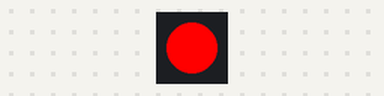
A program run on a simulated Raspberry Pi Pico running MicroPython. Shown: 1 RGB LEDs in strip order, left to right.

Above: at 0.15 s.
At 9.6 s:
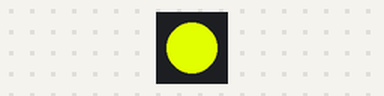
At 19.97 s:
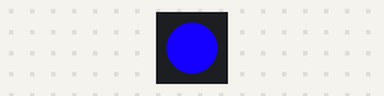
At 39.8 s:
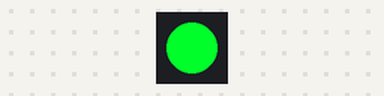
Timing chart, 0 to 40.0 s (numbered marks = the images above):
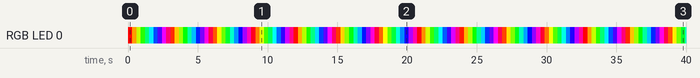

Measured:
- by itself, RGB LED 0: off → RGB(255, 0, 0) at 0.00 s, → RGB(255, 157, 0) 0.30 s later, → RGB(195, 255, 0) 0.30 s later, → RGB(38, 255, 0) 0.30 s later, … (132 changes in this stretch)

The program:

1_neopixel_test.py
```python
# initial test of a built in neopixel on rp2040 zero, just to make sure everything is working as expected

import machine
import neopixel
import time
pixel_pin = 16
pixel = neopixel.NeoPixel(machine.Pin(pixel_pin), 1)
def hsv_to_rgb(h, s, v):
    if s == 0.0:
        return int(v * 255), int(v * 255), int(v * 255)
    i = int(h * 6.0)
    f = (h * 6.0) - i
    p = v * (1.0 - s)
    q = v * (1.0 - (s * f))
    t = v * (1.0 - (s * (1.0 - f)))
    i = i % 6
    if i == 0:
        return int(v * 255), int(t * 255), int(p * 255)
    elif i == 1:
        return int(q * 255), int(v * 255), int(p * 255)
    elif i == 2:
        return int(p * 255), int(v * 255), int(t * 255)
    elif i == 3:
        return int(p * 255), int(q * 255), int(v * 255)
    elif i == 4:
        return int(t * 255), int(p * 255), int(v * 255)
    else:
        return int(v * 255), int(p * 255), int(q * 255)

def fade_colors(speed=0.008):
    for hue in range(0, 360, 1):
        rgb = hsv_to_rgb(hue / 360.0, 1.0, 1.0)
        pixel.fill(rgb)
        pixel.write()
        time.sleep(speed)

while True:
    fade_colors()
```
